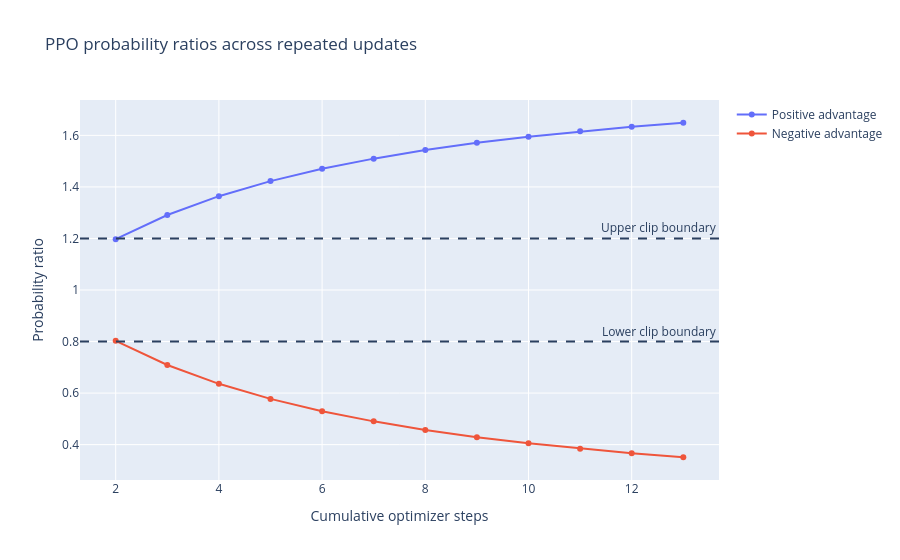

The notebook cell this image was saved under:
### Code cell
figure = go.Figure()

figure.add_scatter(
    x=history["step"],
    y=history["positive_ratio"],
    mode="lines+markers",
    name="Positive advantage",
)

figure.add_scatter(
    x=history["step"],
    y=history["negative_ratio"],
    mode="lines+markers",
    name="Negative advantage",
)

figure.add_hline(
    y=1.2,
    line_dash="dash",
    annotation_text="Upper clip boundary",
)

figure.add_hline(
    y=0.8,
    line_dash="dash",
    annotation_text="Lower clip boundary",
)

figure.update_layout(
    title="PPO probability ratios across repeated updates",
    xaxis_title="Cumulative optimizer steps",
    yaxis_title="Probability ratio",
    hovermode="x unified",
)

figure.show()

### Figure 1 — Plotly figure (JSON) as saved in the notebook; plotly's stock layout.template omitted (floating-point values rounded to 4 significant figures)
{"data": [{"mode": "lines+markers", "name": "Positive advantage", "type": "scatter", "x": [2, 3, 4, 5, 6, 7, 8, 9, 10, 11, 12, 13], "y": [1.197, 1.291, 1.364, 1.423, 1.47, 1.51, 1.543, 1.571, 1.595, 1.616, 1.633, 1.649]}, {"mode": "lines+markers", "name": "Negative advantage", "type": "scatter", "x": [2, 3, 4, 5, 6, 7, 8, 9, 10, 11, 12, 13], "y": [0.8027, 0.7089, 0.6359, 0.5775, 0.5298, 0.4903, 0.4571, 0.429, 0.4051, 0.3844, 0.3666, 0.351]}], "layout": {"annotations": [{"showarrow": false, "text": "Upper clip boundary", "x": 1, "xanchor": "right", "xref": "x domain", "y": 1.2, "yanchor": "bottom", "yref": "y"}, {"showarrow": false, "text": "Lower clip boundary", "x": 1, "xanchor": "right", "xref": "x domain", "y": 0.8, "yanchor": "bottom", "yref": "y"}], "hovermode": "x unified", "shapes": [{"line": {"dash": "dash"}, "type": "line", "x0": 0, "x1": 1, "xref": "x domain", "y0": 1.2, "y1": 1.2, "yref": "y"}, {"line": {"dash": "dash"}, "type": "line", "x0": 0, "x1": 1, "xref": "x domain", "y0": 0.8, "y1": 0.8, "yref": "y"}], "title": {"text": "PPO probability ratios across repeated updates"}, "xaxis": {"title": {"text": "Cumulative optimizer steps"}}, "yaxis": {"title": {"text": "Probability ratio"}}}}
